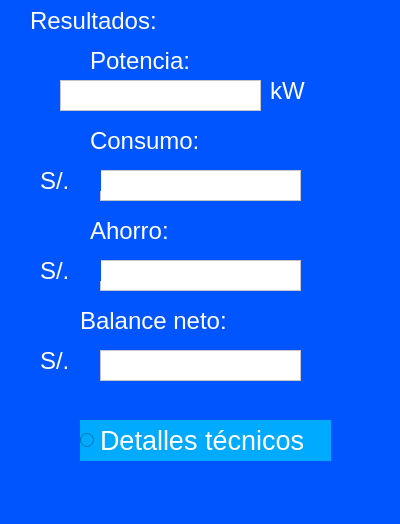
<?xml version="1.0" encoding="UTF-8"?>
<ui version="4.0">
 <class>Dialog</class>
 <widget class="QDialog" name="Dialog">
  <property name="geometry">
   <rect>
    <x>0</x>
    <y>0</y>
    <width>400</width>
    <height>524</height>
   </rect>
  </property>
  <property name="windowTitle">
   <string>Dialog</string>
  </property>
  <property name="styleSheet">
   <string notr="true">color: rgb(255, 255, 255);
background-color: rgb(0, 85, 255);</string>
  </property>
  <widget class="QLabel" name="label_edificios">
   <property name="geometry">
    <rect>
     <x>30</x>
     <y>10</y>
     <width>291</width>
     <height>21</height>
    </rect>
   </property>
   <property name="font">
    <font>
     <family>Nirmala UI</family>
     <pointsize>18</pointsize>
    </font>
   </property>
   <property name="layoutDirection">
    <enum>Qt::RightToLeft</enum>
   </property>
   <property name="text">
    <string>Resultados:</string>
   </property>
  </widget>
  <widget class="QTextBrowser" name="textBrowser">
   <property name="geometry">
    <rect>
     <x>60</x>
     <y>80</y>
     <width>201</width>
     <height>31</height>
    </rect>
   </property>
   <property name="styleSheet">
    <string notr="true">background-color: rgb(255, 255, 255);</string>
   </property>
  </widget>
  <widget class="QLabel" name="label_edificios_2">
   <property name="geometry">
    <rect>
     <x>90</x>
     <y>50</y>
     <width>121</width>
     <height>21</height>
    </rect>
   </property>
   <property name="font">
    <font>
     <family>Nirmala UI</family>
     <pointsize>18</pointsize>
    </font>
   </property>
   <property name="layoutDirection">
    <enum>Qt::RightToLeft</enum>
   </property>
   <property name="text">
    <string>Potencia:</string>
   </property>
  </widget>
  <widget class="QLabel" name="label_edificios_3">
   <property name="geometry">
    <rect>
     <x>270</x>
     <y>80</y>
     <width>61</width>
     <height>21</height>
    </rect>
   </property>
   <property name="font">
    <font>
     <family>Nirmala UI</family>
     <pointsize>18</pointsize>
    </font>
   </property>
   <property name="layoutDirection">
    <enum>Qt::RightToLeft</enum>
   </property>
   <property name="text">
    <string>kW</string>
   </property>
  </widget>
  <widget class="QLabel" name="label_edificios_4">
   <property name="geometry">
    <rect>
     <x>90</x>
     <y>130</y>
     <width>291</width>
     <height>21</height>
    </rect>
   </property>
   <property name="font">
    <font>
     <family>Nirmala UI</family>
     <pointsize>18</pointsize>
    </font>
   </property>
   <property name="layoutDirection">
    <enum>Qt::RightToLeft</enum>
   </property>
   <property name="text">
    <string>Consumo:</string>
   </property>
  </widget>
  <widget class="QTextBrowser" name="textBrowser_2">
   <property name="geometry">
    <rect>
     <x>100</x>
     <y>170</y>
     <width>201</width>
     <height>31</height>
    </rect>
   </property>
   <property name="styleSheet">
    <string notr="true">background-color: rgb(255, 255, 255);</string>
   </property>
  </widget>
  <widget class="QLabel" name="label_edificios_5">
   <property name="geometry">
    <rect>
     <x>40</x>
     <y>170</y>
     <width>61</width>
     <height>21</height>
    </rect>
   </property>
   <property name="font">
    <font>
     <family>Nirmala UI</family>
     <pointsize>18</pointsize>
    </font>
   </property>
   <property name="layoutDirection">
    <enum>Qt::RightToLeft</enum>
   </property>
   <property name="text">
    <string>S/.</string>
   </property>
  </widget>
  <widget class="QTextBrowser" name="textBrowser_3">
   <property name="geometry">
    <rect>
     <x>100</x>
     <y>260</y>
     <width>201</width>
     <height>31</height>
    </rect>
   </property>
   <property name="styleSheet">
    <string notr="true">background-color: rgb(255, 255, 255);</string>
   </property>
  </widget>
  <widget class="QLabel" name="label_edificios_6">
   <property name="geometry">
    <rect>
     <x>90</x>
     <y>220</y>
     <width>291</width>
     <height>21</height>
    </rect>
   </property>
   <property name="font">
    <font>
     <family>Nirmala UI</family>
     <pointsize>18</pointsize>
    </font>
   </property>
   <property name="layoutDirection">
    <enum>Qt::RightToLeft</enum>
   </property>
   <property name="text">
    <string>Ahorro:</string>
   </property>
  </widget>
  <widget class="QLabel" name="label_edificios_7">
   <property name="geometry">
    <rect>
     <x>40</x>
     <y>260</y>
     <width>61</width>
     <height>21</height>
    </rect>
   </property>
   <property name="font">
    <font>
     <family>Nirmala UI</family>
     <pointsize>18</pointsize>
    </font>
   </property>
   <property name="layoutDirection">
    <enum>Qt::RightToLeft</enum>
   </property>
   <property name="text">
    <string>S/.</string>
   </property>
  </widget>
  <widget class="QLabel" name="label_edificios_8">
   <property name="geometry">
    <rect>
     <x>80</x>
     <y>310</y>
     <width>291</width>
     <height>21</height>
    </rect>
   </property>
   <property name="font">
    <font>
     <family>Nirmala UI</family>
     <pointsize>18</pointsize>
    </font>
   </property>
   <property name="layoutDirection">
    <enum>Qt::RightToLeft</enum>
   </property>
   <property name="text">
    <string>Balance neto:</string>
   </property>
  </widget>
  <widget class="QLabel" name="label_edificios_9">
   <property name="geometry">
    <rect>
     <x>40</x>
     <y>350</y>
     <width>61</width>
     <height>21</height>
    </rect>
   </property>
   <property name="font">
    <font>
     <family>Nirmala UI</family>
     <pointsize>18</pointsize>
    </font>
   </property>
   <property name="layoutDirection">
    <enum>Qt::RightToLeft</enum>
   </property>
   <property name="text">
    <string>S/.</string>
   </property>
  </widget>
  <widget class="QTextBrowser" name="textBrowser_4">
   <property name="geometry">
    <rect>
     <x>100</x>
     <y>350</y>
     <width>201</width>
     <height>31</height>
    </rect>
   </property>
   <property name="styleSheet">
    <string notr="true">background-color: rgb(255, 255, 255);</string>
   </property>
  </widget>
  <widget class="QRadioButton" name="radioButton">
   <property name="geometry">
    <rect>
     <x>80</x>
     <y>420</y>
     <width>251</width>
     <height>41</height>
    </rect>
   </property>
   <property name="font">
    <font>
     <pointsize>20</pointsize>
    </font>
   </property>
   <property name="styleSheet">
    <string notr="true">background-color: rgb(0, 170, 255);</string>
   </property>
   <property name="text">
    <string>Detalles técnicos</string>
   </property>
  </widget>
 </widget>
 <resources/>
 <connections/>
</ui>
